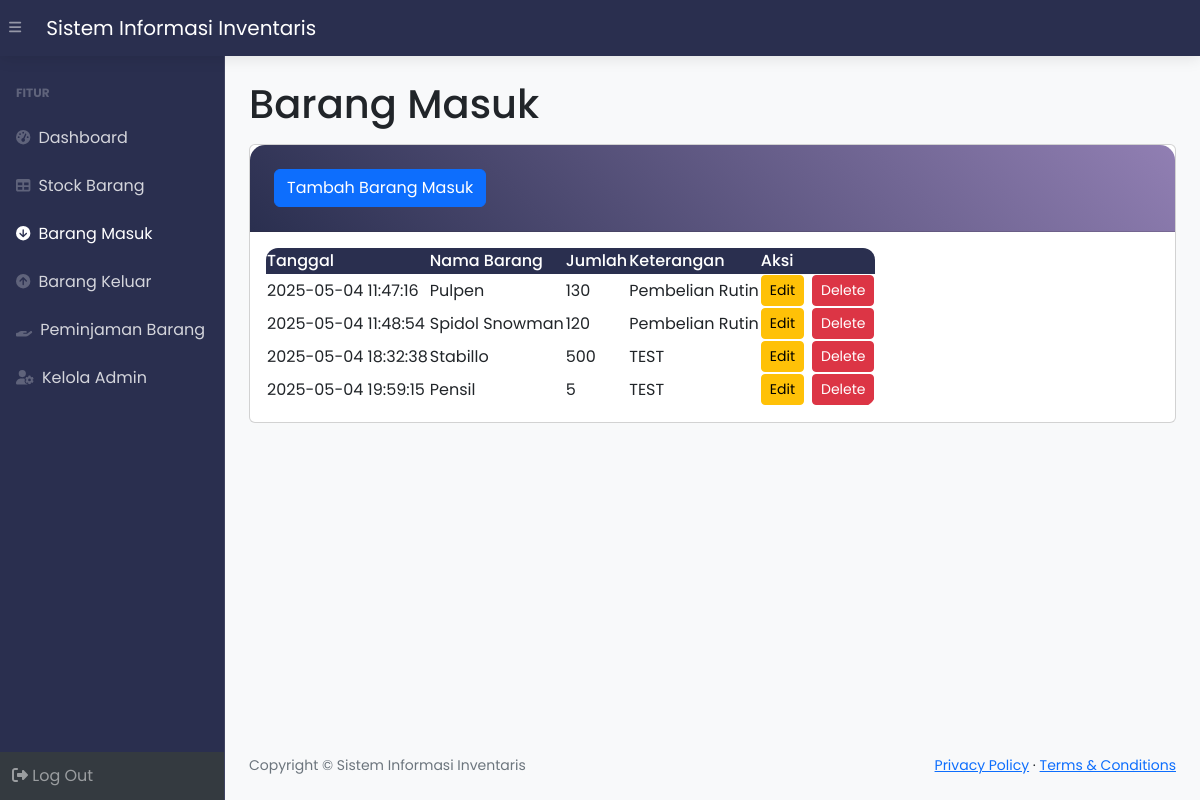
The app's page /masuk.php (signed in) with its own data.
### tables this page shows
CREATE TABLE `masuk` (
  `idmasuk` int(11) NOT NULL,
  `idbarang` int(11) NOT NULL,
  `tanggal` timestamp NOT NULL DEFAULT current_timestamp(),
  `keterangan` varchar(25) NOT NULL,
  `qty` int(11) NOT NULL
);

CREATE TABLE `stock` (
  `idbarang` int(11) NOT NULL,
  `namabarang` varchar(25) NOT NULL,
  `deskripsi` varchar(25) NOT NULL,
  `stock` int(11) NOT NULL
);

### masuk.php (the view, shortened to what this page needs)
<?php
require 'function.php';
?>
<!DOCTYPE html>
<html lang="en">
<head>
    <link href="https://cdn.jsdelivr.net/npm/simple-datatables@7.1.2/dist/style.min.css" rel="stylesheet" />
    <link href="css/styles.css" rel="stylesheet" />
</head>
<body class="sb-nav-fixed">
    <nav class="sb-topnav navbar navbar-expand navbar-dark bg-dark">
        <button class="btn btn-link btn-sm order-1 order-lg-0 me-4 me-lg-0" id="sidebarToggle" href="#!"><i class="fas fa-bars"></i></button>
        <a class="navbar-brand ps-3" href="index.php">Sistem Informasi Inventaris</a>
    </nav>
    <div id="layoutSidenav">
        <div id="layoutSidenav_nav">
            <nav class="sb-sidenav accordion sb-sidenav-dark d-flex flex-column" id="sidenavAccordion">
                <div class="sb-sidenav-menu flex-grow-1">
                    <div class="nav">
                        <div class="sb-sidenav-menu-heading">FITUR</div>
                        <a class="nav-link" href="index.php">
                            <div class="sb-nav-link-icon"><i class="fas fa-tachometer-alt"></i></div>
                            Dashboard
                        </a>
                        <a class="nav-link" href="stock.php">
                            <div class="sb-nav-link-icon"><i class="fas fa-table"></i></div>
                            Stock Barang
                        </a>
                        <a class="nav-link active" href="masuk.php">
                            <div class="sb-nav-link-icon"><i class="fas fa-arrow-circle-down"></i></div>
                            Barang Masuk
                        </a>
                        <a class="nav-link" href="keluar.php">
                            <div class="sb-nav-link-icon"><i class="fas fa-arrow-circle-up"></i></div>
                            Barang Keluar
                        </a>
                        <a class="nav-link" href="peminjaman.php">
                            <div class="sb-nav-link-icon"><i class="fas fa-hand-holding"></i></div>
                            Peminjaman Barang
                        </a>
                        <a class="nav-link" href="admin.php">
                            <div class="sb-nav-link-icon"><i class="fas fa-user-cog"></i></div>
                            Kelola Admin
                        </a>
                    </div>
                </div>
                <div class="sb-sidenav-footer">
                    <a class="nav-link" href="logout.php">
                        <i class="fas fa-sign-out-alt"></i> Log Out
                    </a>
                </div>
            </nav>
        </div>
        <div id="layoutSidenav_content">
            <main>
                <div class="container-fluid px-4">
                    <h1 class="mt-4 pb-2">Barang Masuk</h1>
                    <div class="card mb-4">
                        <div class="card-header">
                            <button type="button" class="btn btn-primary" data-bs-toggle="modal" data-bs-target="#myModal">
                                Tambah Barang Masuk
                            </button>
                        </div>
                        <div class="card-body">
                            <table id="datatablesSimple">
                                <thead>
                                    <tr>
                                        <th>Tanggal</th>
                                        <th>Nama Barang</th>
                                        <th>Jumlah</th>
                                        <th>Keterangan</th>
                                        <th>Aksi</th>
                                    </tr>
                                </thead>
                                <tbody>
                                    <?php
                                    $ambilsemuadatastock = mysqli_query($conn, "SELECT m.*, s.namabarang FROM masuk m JOIN stock s ON m.idbarang = s.idbarang");
                                    while ($data = mysqli_fetch_array($ambilsemuadatastock)) {
                                        $idmasuk = $data['idmasuk'];
                                        $tanggal = $data['tanggal'];
                                        $namabarang = $data['namabarang'];
                                        $qty = $data['qty'];
                                        $keterangan = $data['keterangan'];
                                    ?>
                                        <tr>
                                            <td><?= $tanggal; ?></td>
                                            <td><?= $namabarang; ?></td>
                                            <td><?= $qty; ?></td>
                                            <td><?= $keterangan; ?></td>
                                            <td>
                                                <div class="d-flex justify-content-center gap-2">
                                                    <button class="btn btn-warning btn-sm" data-bs-toggle="modal" data-bs-target="#edit<?= $idmasuk; ?>">Edit</button>
                                                    <button class="btn btn-danger btn-sm" data-bs-toggle="modal" data-bs-target="#delete<?= $idmasuk; ?>">Delete</button>
                                                </div>
                                            </td>
                                        </tr>
                                    <?php } ?>
                                </tbody>
                            </table>
                        </div>
                    </div>
                </div>
            </main>
            <footer class="py-4 bg-light mt-auto">
                <div class="container-fluid px-4">
                    <div class="d-flex align-items-center justify-content-between small">
                        <div class="text-muted">Copyright &copy; Sistem Informasi Inventaris</div>
                        <div>
                            <a href="#">Privacy Policy</a>
                            &middot;
                            <a href="#">Terms &amp; Conditions</a>
                        </div>
                    </div>
                </div>
            </footer>
        </div>
    </div>
</body>
</html>

### masuk.php (style rules this page uses)
:root { --primary: #2A2F4F; --secondary: #917FB3; --accent: #E5BEEC; --light: #FDE2F3; }
body { background: #f8f9fa; font-family: 'Poppins', sans-serif; }
.sb-topnav { background: var(--primary) !important; box-shadow: 0 2px 15px rgba(0, 0, 0, 0.1); }
.sb-sidenav-dark { background: var(--primary); border-right: 1px solid rgba(255, 255, 255, 0.1); }
.sb-sidenav-dark .sb-sidenav-menu .nav-link { color: rgba(255, 255, 255, 0.8); transition: all 0.3s ease; }
.container-fluid, .container { background: transparent !important; }
.card-header { background: linear-gradient(45deg, var(--primary), var(--secondary)); color: white; border-radius: 15px 15px 0 0 !important; padding: 1.5rem; }
#datatablesSimple { border-radius: 12px; overflow: hidden; }
#datatablesSimple th { background: var(--primary); color: white !important; font-weight: 500; }
#datatablesSimple td { vertical-align: middle; }

### records on screen
masuk: tanggal "2025-05-04 11:47:16", idbarang.namabarang "Pulpen", qty "130", keterangan "Pembelian Rutin"
masuk: tanggal "2025-05-04 11:48:54", idbarang.namabarang "Spidol Snowman", qty "120", keterangan "Pembelian Rutin"
masuk: tanggal "2025-05-04 18:32:38", idbarang.namabarang "Stabillo", qty "500", keterangan "TEST"
masuk: tanggal "2025-05-04 19:59:15", idbarang.namabarang "Pensil", qty "5", keterangan "TEST"
